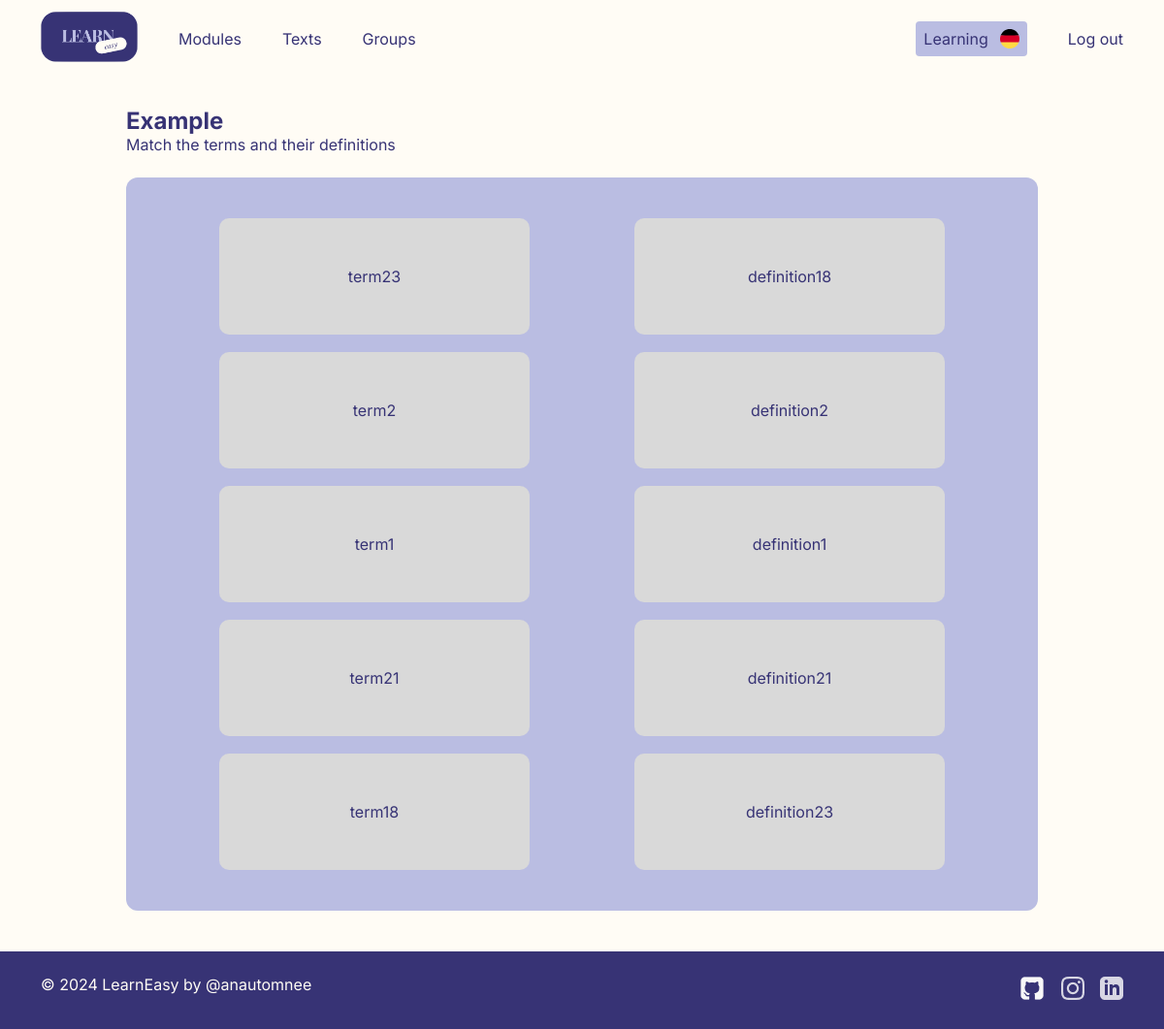
The page /module/1/match (signed in) on the database its author committed.
### learneasy/models.py (models this page shows)
class Module(models.Model):
    module_name = models.CharField(max_length=64)
    module_group = models.ForeignKey(Group, on_delete=models.CASCADE, related_name="group_modules", null=True)
    module_owner = models.ForeignKey(User, on_delete=models.CASCADE,  related_name="user_modules")
    module_emoji = models.CharField(max_length=28, choices=EMOJI, default=EMOJI["OPEN BOOK"])

class Card(models.Model):
    term = models.CharField(max_length=48)
    definition = models.CharField(max_length=128)
    card_module = models.ForeignKey(Module, on_delete=models.CASCADE, related_name="module_cards")

### learneasy/views.py (the view)
# urls.py: path("module/<int:module_id>/match", views.match, name="match"),
@login_required
def match(request, module_id):
    current_user = User.objects.get(username=request.user.username)
    current_module = Module.objects.get(id=module_id)
    shuffled_list = list(current_module.module_cards.all())
    seed = hash(request.session.session_key)
    random.Random(seed).shuffle(shuffled_list)
    paginator = Paginator(shuffled_list, 5)
    page_number = request.GET.get("page")
    page_obj = paginator.get_page(page_number)
    modules = current_user.user_modules.all()
    texts = current_user.user_texts.all()
    groups = current_user.user_groups.all()
    lang = current_user.language
    return render(request, "learneasy/match.html", {
        "module": current_module,
        "modules": modules,
        "texts": texts,
        "groups": groups,
        "lang": lang,
        "page_obj": page_obj,
    })

### learneasy/templates/learneasy/match.html (shortened to what this page needs)
{% extends "learneasy/layout.html" %}
{% block main %}
    <div class="main match_main">
        <h1>{{ module.module_name }}</h1>
        <p>Match the terms and their definitions</p>
        <div class="match_container {% if page_obj.has_next %}{{ page_obj.next_page_number }}{% endif %}">
            <div class="match_container_terms">
                {% for card in page_obj %}
                    <div class="match_container_terms_card {{module.id}} module_card_container">{{ card.term }}</div>
                {% endfor %}
            </div>
            <div class="match_container_defs">
                {% for card in page_obj %}
                    <div class="match_container_defs_card {{module.id}} module_card_container">{{ card.definition }}</div>
                {% endfor %}
            </div>
        </div>
    </div>
{% endblock %}

### learneasy/static/learneasy/styles.css (style rules this page uses)
* { margin: 0; padding: 0; box-sizing: border-box; }
body { display: flex; min-height: 100vh; flex-direction: column; }
h1 { font-size: 24px; }
body { background-color: #fffcf5; color: #373375; font-family: "Inter", sans-serif; }
.main { margin: 0 42px; flex: 1; }
.module_card_container { display: flex; justify-content: center; align-items: center; width: 545px; height: 148px; background-color: #d9d9d9; border-radius: 10px; margin-bottom: 28px; }
.match_main, .spell_main { margin: 0 auto; }
.match_container { margin-top: 24px; margin-bottom: 42px; position: relative; width: 940px; border-radius: 12px; background-color: #babde2; min-height: 68vh; padding: 42px; display: flex; flex-direction: row; justify-content: space-around; }
.match_container_terms, .match_container_defs { display: flex; flex-direction: column; gap: 18px; }
.match_container .module_card_container { width: 320px; height: 120px; margin-bottom: 0; transition: transform .3s; transition: background-color .3s; cursor: pointer; }

### rows shown on the page
Module: module_name "Example"
Card: term "term23", definition "definition23"
Card: term "term2", definition "definition2"
Card: term "term1", definition "definition1"
Card: term "term21", definition "definition21"
Card: term "term18", definition "definition18"
